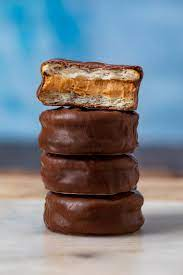
#> input picture img/cookies.jpg, 183 x 275 px
$ jupyter execute 'week_2_practice7 (inverting image colours).ipynb'
#> lines starting #> are read from the running program, lines starting #| are printed output that depends on the picture
[cell 1]
# Import the necessary libraries
import cv2
import matplotlib.pyplot as plt
import numpy as np

# Load the image
image = cv2.imread('img/cookies.jpg')
#> image is the input picture: shape (275, 183, 3); mean B, G, R 137.8, 130.1, 122.7
image_rgb = cv2.cvtColor(image, cv2.COLOR_BGR2RGB)

# Plot the original image
plt.subplot(1, 2, 1)
plt.title("Original")
plt.imshow(image_rgb)

# Inverse by subtracting from 255
inverse_image = 255 - image_rgb
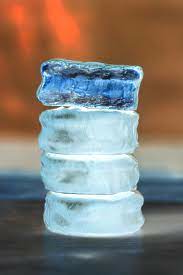
#> inverse_image: shape (275, 183, 3); mean R, G, B 132.3, 124.9, 117.2

# Save the image
cv2.imwrite('img/inverse_image.jpg', inverse_image)

# Plot the inverse image
plt.subplot(1, 2, 2)
plt.title("Inverse color")
plt.imshow(inverse_image)
plt.show()
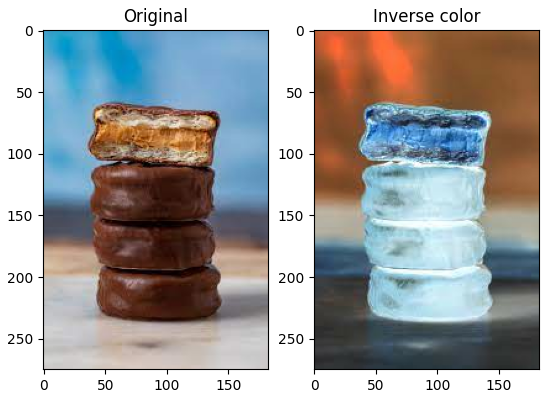
#> figure drawn by matplotlib, 2 panels

$ run again, with img/Adaora-Onaga-image-Scaled.jpg copied over img/cookies.jpg
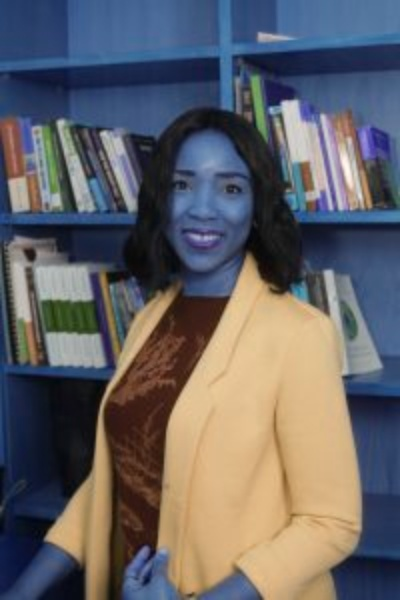
#> input picture img/Adaora-Onaga-image-Scaled.jpg, 400 x 600 px
#> image is the input picture: shape (600, 400, 3); mean B, G, R 102, 98.1, 99.4
#> `inverse_image = 255 - image_rgb`:
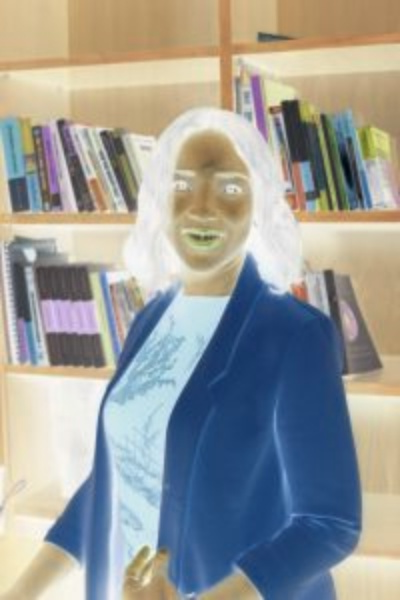
#> inverse_image: shape (600, 400, 3); mean R, G, B 155.6, 156.9, 153
#> `plt.show()`:
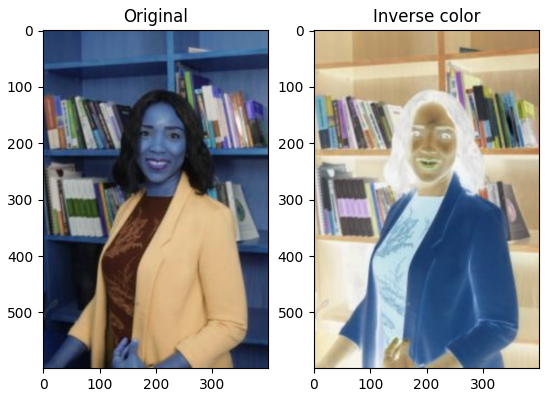
#> figure drawn by matplotlib, 2 panels
